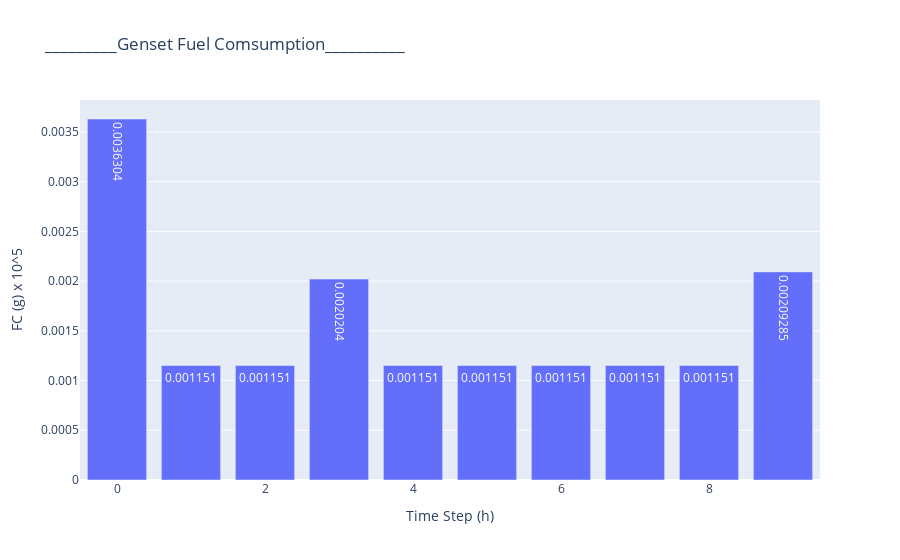

Notebook code cell kept with this figure:
### Markdown cell above
$\newline $
### Genset fuel consumption.

### Code cell
fc_dframe = {
             'Fuel consumption of the Genset.': FOC_list,
             'Scale' : FOC_list}

fc_df = pd.DataFrame(fc_dframe)
fig = px.bar(fc_df, x = V_steps,
             y = FOC_list,
             title = "_________Genset Fuel Comsumption__________",
             labels = dict(x = "Time Step (h)", y = "FC (g) x 10^5"), text_auto = True)
#fig.write_image('P_A_list.svg')
#Image(fig.to_image(format='png', width=1500, height=350, scale=3), embed=True)
fig.show()

### Figure 1 — Plotly figure (JSON) as saved in the notebook; plotly's stock layout.template omitted (floating-point values rounded to 4 significant figures)
{"data": [{"alignmentgroup": "True", "hovertemplate": "Time Step (h)=%{x}<br>FC (g) x 10^5=%{y}<extra></extra>", "legendgroup": "", "marker": {"color": "#636efa", "pattern": {"shape": ""}}, "name": "", "offsetgroup": "", "orientation": "v", "showlegend": false, "textposition": "auto", "texttemplate": "%{y}", "type": "bar", "x": [0, 1, 2, 3, 4, 5, 6, 7, 8, 9], "xaxis": "x", "y": [0.00363, 0.001151, 0.001151, 0.00202, 0.001151, 0.001151, 0.001151, 0.001151, 0.001151, 0.002093], "yaxis": "y"}], "layout": {"barmode": "relative", "legend": {"tracegroupgap": 0}, "title": {"text": "_________Genset Fuel Comsumption__________"}, "xaxis": {"anchor": "y", "domain": [0, 1], "title": {"text": "Time Step (h)"}}, "yaxis": {"anchor": "x", "domain": [0, 1], "title": {"text": "FC (g) x 10^5"}}}}
